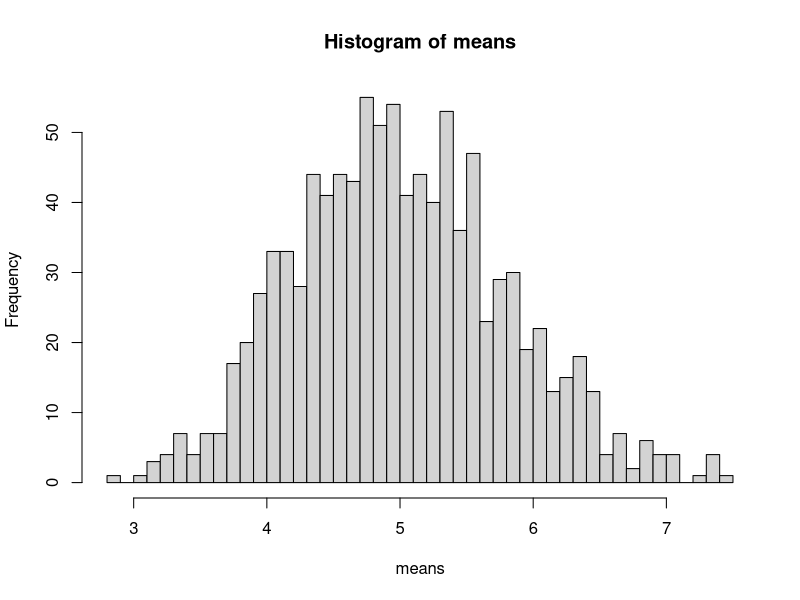
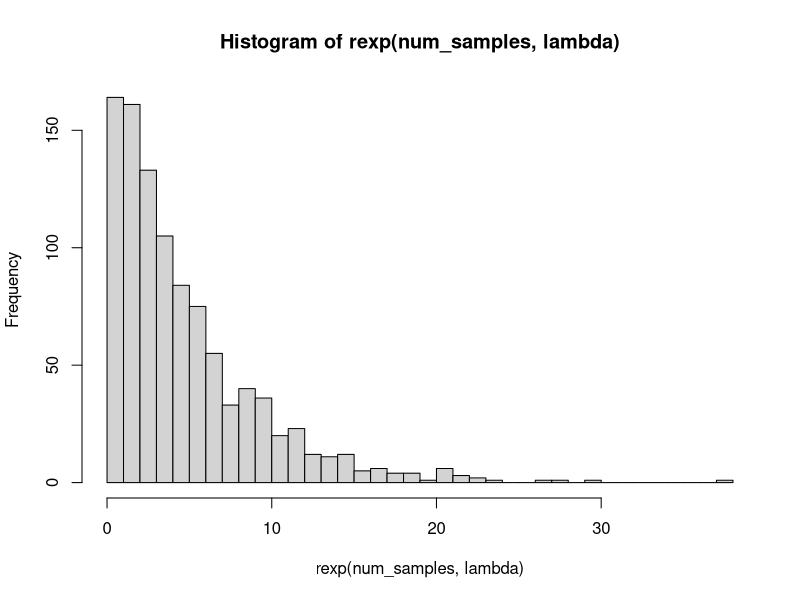
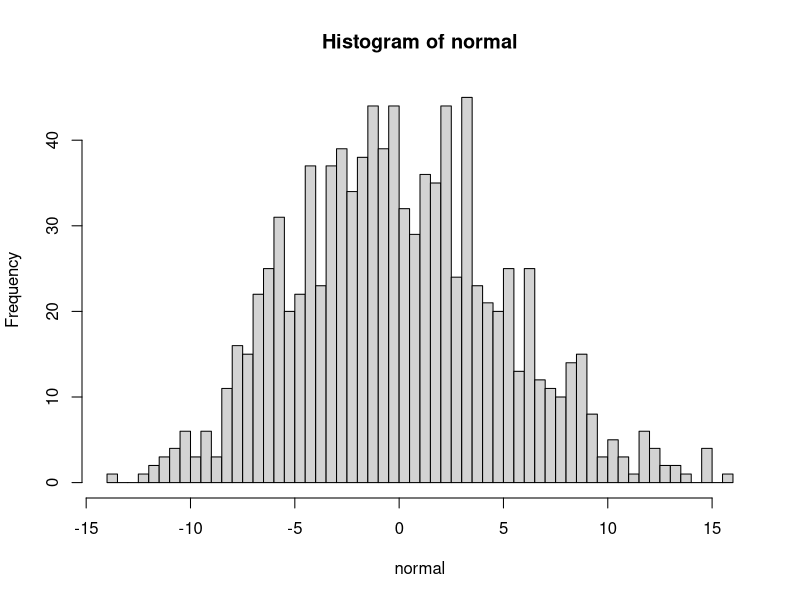

Reproduce these figures in R, in order.
## ---- chunk 1
knitr::opts_chunk$set(echo = TRUE)
## ---- chunk 2
lambda = 0.2
num_samples <- 1000
sample_size <- 40
samples <- matrix(rexp(sample_size * num_samples, lambda), nrow=num_samples, ncol=sample_size)
## ---- chunk 3
means <- apply(samples, 1, mean)
mean(means)
## ---- chunk 4
variances <- apply(samples, 1, var)
mean(variances)
## ---- chunk 5
hist(means, 50)
hist(rexp(num_samples, lambda), 50)
## ---- chunk 6
normal <- (means - mean(means)) / (sqrt(mean(variances)) / sqrt(num_samples))
hist(normal, 50)
